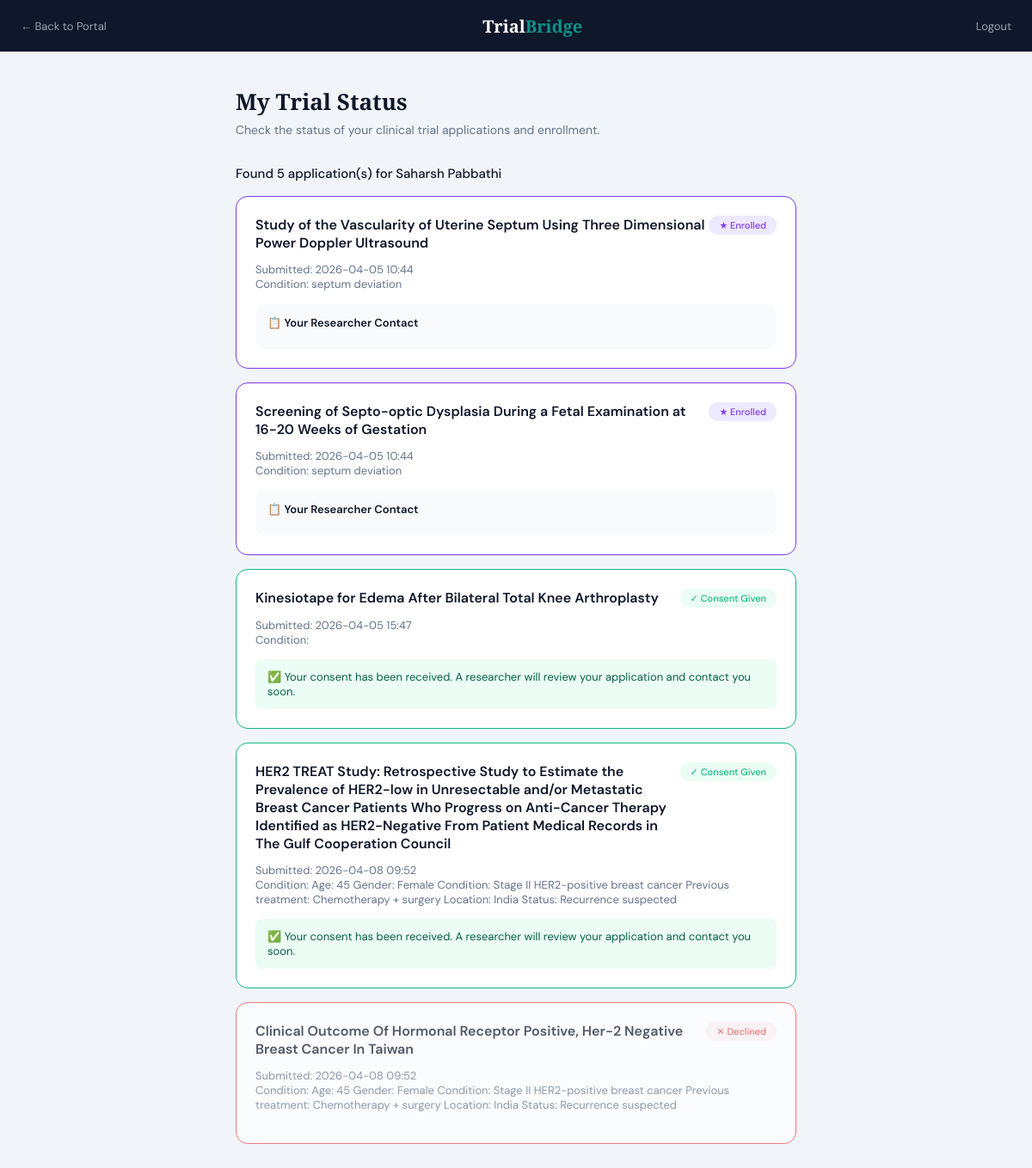
Page /my-status (signed in) on the committed database.
### tables this page shows
CREATE TABLE consents (
                    id INTEGER PRIMARY KEY AUTOINCREMENT,
                    patient_name TEXT,
                    patient_email TEXT,
                    condition TEXT,
                    patient_age TEXT,
                    patient_gender TEXT,
                    trial_id TEXT,
                    trial_title TEXT,
                    decision TEXT,
                    timestamp TEXT,
                    enrolled BOOLEAN
                 );

### app.py (the view)
@app.route("/my-status")
def my_status():
    if session.get("role") != "patient":
        return redirect(url_for("patient_login"))
    email = session.get("email")
    name = session.get("name")
    conn = get_db_connection()
    enrollments = [dict(row) for row in conn.execute("SELECT * FROM consents WHERE patient_email = ?", (email,)).fetchall()]
    conn.close()
    return render_template("patient_dashboard.html", name=name, email=email, enrollments=enrollments)

### app.py (called while the page is built)
def get_db_connection():
    import sqlite3
    conn = sqlite3.connect(DB_FILE)
    conn.row_factory = sqlite3.Row
    return conn

### templates/patient_dashboard.html (shortened to what this page needs)
<!DOCTYPE html>
<html lang="en">
<head>
</head>
<body>
<nav>
  <a href="/patient" class="nav-back">← Back to Portal</a>
  <div class="nav-brand">Trial<span>Bridge</span></div>
  <a href="/logout" class="nav-back" style="margin-left: 20px;">Logout</a>
</nav>
<div class="container">
  <h2>My Trial Status</h2>
  <p class="sub">Check the status of your clinical trial applications and enrollment.</p>
  {% if email %}
    {% if enrollments %}
      <h3 style="font-size:15px; font-weight:500; color:#0f172a; margin-bottom:16px;">
        Found {{ enrollments|length }} application(s) for {{ name }}
      </h3>
      {% for e in enrollments %}
      <div class="status-card {{ 'enrolled' if e.enrolled else e.decision }}">
        <div class="card-header">
          <div class="trial-name">{{ e.trial_title }}</div>
          {% if e.enrolled %}
            <span class="chip enrolled">★ Enrolled</span>
          {% elif e.decision == 'accepted' %}
            <span class="chip accepted">✓ Consent Given</span>
          {% else %}
            <span class="chip rejected">✕ Declined</span>
          {% endif %}
        </div>
        <div class="meta">
          Submitted: {{ e.timestamp }}<br>
          Condition: {{ e.condition }}
        </div>
        {% if e.enrolled %}
        <div class="contact-box">
          <h4>📋 Your Researcher Contact</h4>
        </div>
        {% elif e.decision == 'accepted' %}
        <div style="background:#ecfdf5; padding:12px 14px; border-radius:8px; font-size:13px; color:#065f46;">
          ✅ Your consent has been received. A researcher will review your application and contact you soon.
        </div>
        {% endif %}
      </div>
      {% endfor %}
    {% else %}
      <div class="empty">
        <div class="empty-icon">📭</div>
        <p>No applications found for <strong>{{ email }}</strong>.<br>
        Please make sure you used the same email when signing up.</p>
      </div>
    {% endif %}
  {% endif %}
</div>
</body>
</html>

### templates/patient_dashboard.html (style rules this page uses)
*, *::before, *::after { box-sizing: border-box; margin: 0; padding: 0; }
body { font-family: 'DM Sans', sans-serif; background: #f1f5f9; min-height: 100vh; }
nav { background: #0f172a; padding: 0 24px; height: 60px; display: flex; align-items: center; justify-content: space-between; }
.nav-brand { font-family: 'Playfair Display', serif; font-size: 20px; font-weight: 700; color: white; }
.nav-brand span { color: #0d9488; }
.nav-back { color: #94a3b8; text-decoration: none; font-size: 13px; }
.container { max-width: 700px; margin: 40px auto; padding: 0 24px; }
h2 { font-family: 'Playfair Display', serif; font-size: 26px; color: #0f172a; margin-bottom: 6px; }
.sub { color: #64748b; font-size: 14px; margin-bottom: 32px; }
.status-card { background: white; border: 1.5px solid #e2e8f0; border-radius: 14px; padding: 22px; margin-bottom: 16px; }
.status-card.enrolled { border-color: #7c3aed; }
.status-card.accepted { border-color: #10b981; }
.status-card.rejected { border-color: #ef4444; opacity: 0.7; }
.card-header { display: flex; justify-content: space-between; align-items: flex-start; margin-bottom: 12px; }
.trial-name { font-weight: 600; font-size: 16px; color: #0f172a; }
.chip { font-size: 11px; font-weight: 500; padding: 4px 12px; border-radius: 100px; white-space: nowrap; }
.chip.enrolled { background: #ede9fe; color: #7c3aed; }
.chip.accepted { background: #ecfdf5; color: #10b981; }
.chip.rejected { background: #fef2f2; color: #ef4444; }
.meta { font-size: 13px; color: #64748b; margin-bottom: 14px; }
.contact-box { background: #f8fafc; border-radius: 10px; padding: 14px; margin-top: 12px; }
.contact-box h4 { font-size: 13px; font-weight: 600; color: #0f172a; margin-bottom: 8px; }

### rows in the picture
consents: trial_title "Study of the Vascularity of Uterine Septum Using Three Dimensional Power Doppler Ultrasound", enrolled "★ Enrolled", timestamp "2026-04-05 10:44", condition "septum deviation"
consents: trial_title "Screening of Septo-optic Dysplasia During a Fetal Examination at 16-20 Weeks of Gestation", enrolled "★ Enrolled", timestamp "2026-04-05 10:44", condition "septum deviation"
consents: trial_title "Kinesiotape for Edema After Bilateral Total Knee Arthroplasty", enrolled "✓ Consent Given", timestamp "2026-04-05 15:47", shows "✅ Your consent has been received. A researcher will review your application and contact you soon."
consents: trial_title "HER2 TREAT Study: Retrospective Study to Estimate the Prevalence of HER2-low in Unresectable and/or Metastatic Breast Cancer Patients Who Progress on Anti-Cancer Therapy Identified as HER2-Negative From Patient Medical Records in The Gulf Cooperation Council", enrolled "✓ Consent Given", timestamp "2026-04-08 09:52", condition "Age: 45 Gender: Female Condition: Stage II HER2-positive breast cancer Previous treatment: Chemotherapy + surgery Location: India Status: Recurrence suspected", shows "✅ Your consent has been received. A researcher will review your application and contact you soon."
consents: trial_title "Clinical Outcome Of Hormonal Receptor Positive, Her-2 Negative Breast Cancer In Taiwan", enrolled "✕ Declined", timestamp "2026-04-08 09:52", condition "Age: 45 Gender: Female Condition: Stage II HER2-positive breast cancer Previous treatment: Chemotherapy + surgery Location: India Status: Recurrence suspected"

### other values in the picture
{{ enrollments|length }} "5"
{{ name }} "Saharsh Pabbathi"
